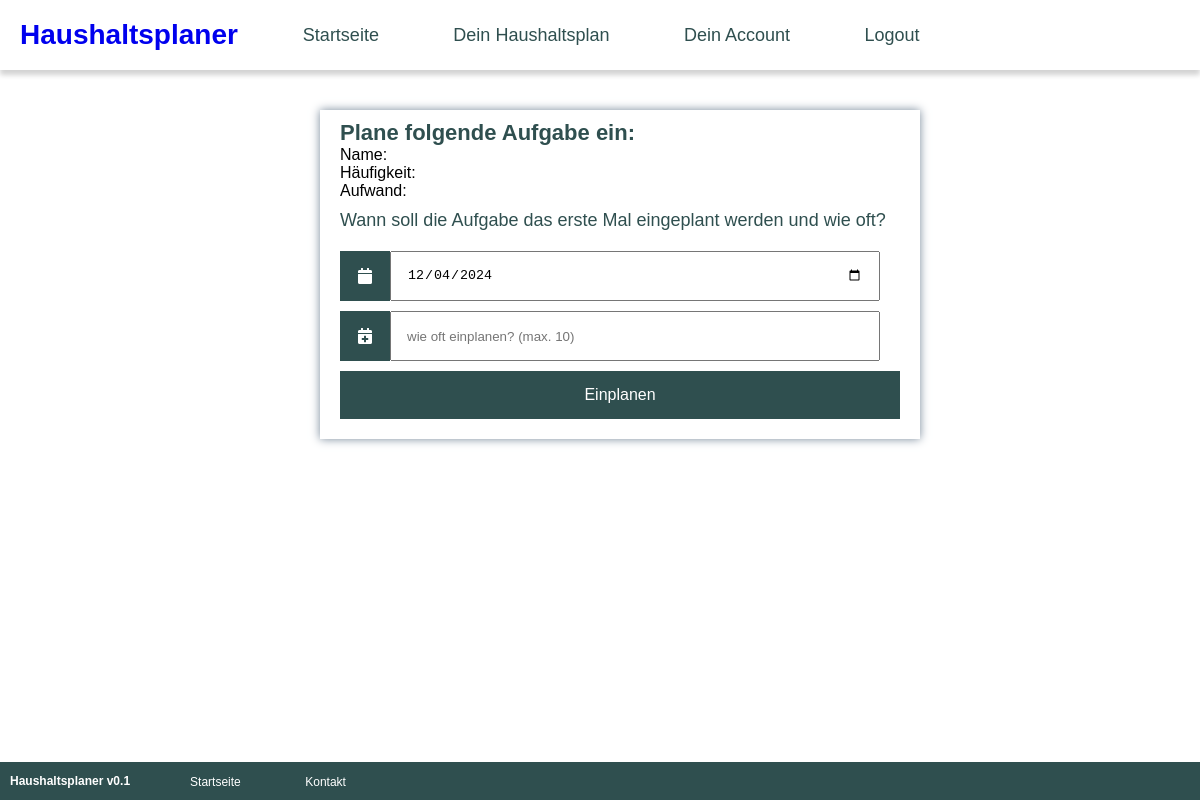
/aufgabeEinplanen.php?userId=1&aufgabeId=3 (signed in), run on an earlier commit of the app's database.
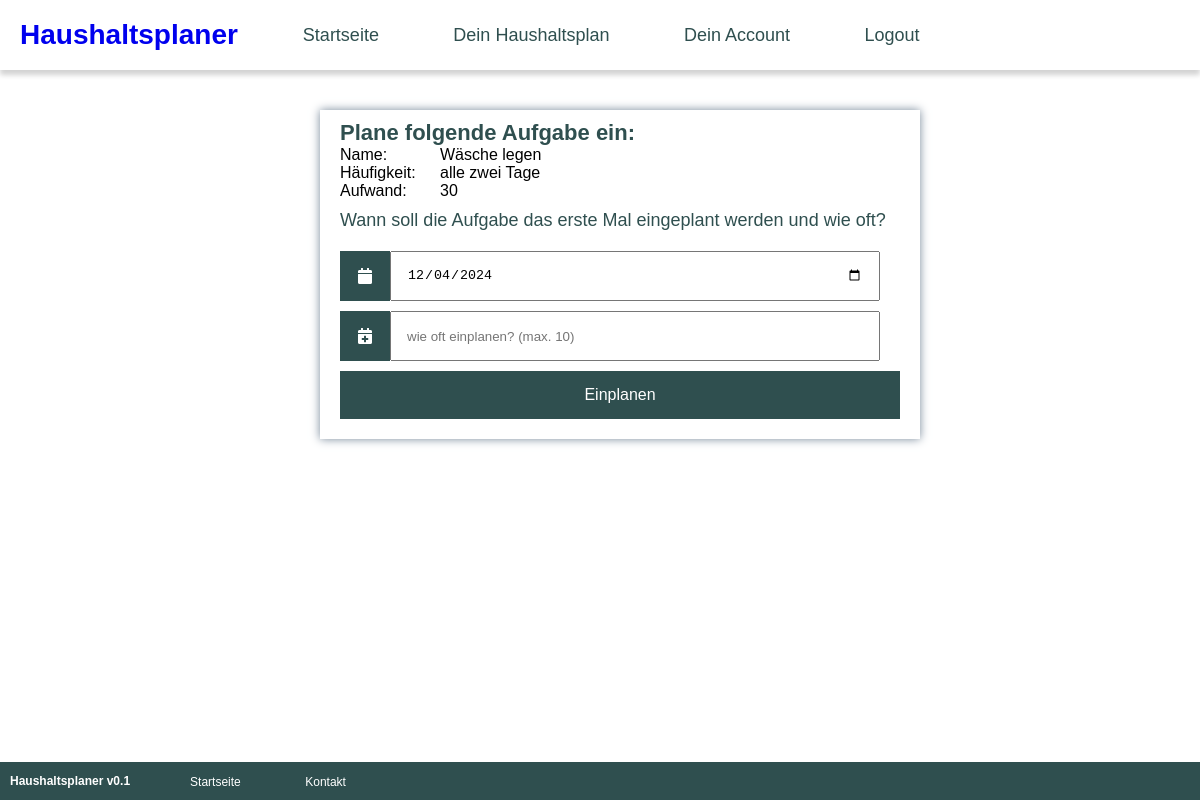
And on a later commit of the database.
### tables this page shows
CREATE TABLE `aufgaben` (
  `id` int(11) NOT NULL AUTO_INCREMENT,
  `name` varchar(127) NOT NULL,
  `haeufigkeit` int(11) DEFAULT NULL,
  `beschreibung` varchar(255) DEFAULT NULL,
  `score` int(11) DEFAULT NULL,
  `aufwand` int(11) DEFAULT NULL,
  `bild` varchar(255) DEFAULT NULL,
  `kategorie` varchar(127) DEFAULT NULL,
  PRIMARY KEY (`id`)
);

CREATE TABLE `lookuphaeufigkeit` (
  `id` int(11) NOT NULL AUTO_INCREMENT,
  `name` varchar(127) NOT NULL,
  `days` int(11) NOT NULL,
  PRIMARY KEY (`id`)
);

### php/functions.php (called while the page is built, shortened)
<?php
    function getAufgabeById($aufgabenId) {
        $mysqli = dbConnect();
        $statement = $mysqli->prepare("select a.id as id, a.name as name, a.bild as bild, a.beschreibung as beschreibung, a.score as score, a.aufwand as aufwand, lh.name as haeufigkeit from aufgaben as a INNER JOIN lookuphaeufigkeit as lh on a.haeufigkeit = lh.id where a.id = ? limit 50");
        $statement->bind_param("i",$aufgabenId);
        $statement->execute();
        $result = $statement->get_result();
        $aufgabenArray = $result->fetch_all(MYSQLI_ASSOC);
        return $aufgabenArray[0];
    }
?>

### aufgabeEinplanen.php (the view, shortened to what this page needs)
<?php require "php/functions.php" ?>
<DOCTYPE html>
<html lang="de">
<head>
    <link rel="stylesheet" href="css/styles.css">
    <link rel="stylesheet" href="https://use.fontawesome.com/releases/v5.7.1/css/all.css">
</head>
<body>
    <?php include "includes/nav.php" ?>
    <main>
        <div class="aufgabenbeschreibung">
            <div class="aufgbeschr-ueberschrift">Plane folgende Aufgabe ein:</div>
            <?php $aufgabe = getAufgabeById($_GET['aufgabeId']) ?>
            <div class="eigenschaft">
                <div>Name:</div>
                <div><?=$aufgabe['name']?></div>
            </div>
            <div class="eigenschaft">
                <div>Häufigkeit:</div>
                <div><?=$aufgabe['haeufigkeit']?></div>
            </div>
            <div class="eigenschaft">
                <div>Aufwand:</div>
                <div><?=$aufgabe['aufwand']?></div>
            </div>
            <div class="formBeschreibung">Wann soll die Aufgabe das erste Mal eingeplant werden und wie oft?</div>
            <form action="php/planeAufgabeEin.php" method="post">
                <label for="startdatum">
                    <i class="fas fa-calendar"></i>
                </label>
                <input type="date" name="startdatum" placeholder="Startdatum" id="startdatum" value="<?= date('Y-m-d');?>" required>
                <label for="repeat">
                    <i class="fas fa-calendar-plus"></i>
                </label>
                <input type="number" name="repeat" placeholder="wie oft einplanen? (max. 10)" id="repeat" max=10 required>
                <input type="submit" value="Einplanen">
            </form>
        </div>
    </main>
    <?php include "includes/footer.php" ?>
</body>
</html>

What changed in the data, as far as the page shows it:
now on this page (row edited): aufgaben: name "Wäsche legen", lookuphaeufigkeit.name "alle zwei Tage", aufwand "30"
